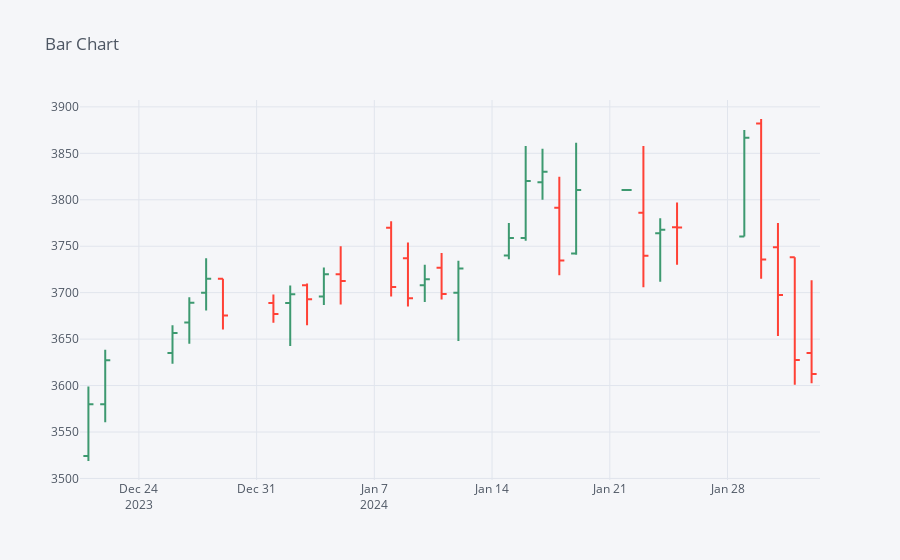

Source (notebook cell):
### Code cell
# Plot OHLC
df[-30:].iplot(kind='ohlc', title='Bar Chart')

### Figure 1 — Plotly figure (JSON) as saved in the notebook; plotly's stock layout.template omitted (floating-point values rounded to 4 significant figures)
{"data": [{"close": [3580, 3627.0, 3657.0, 3689.0, 3715.0, 3675.0, 3677.0, 3698.0, 3693.0, 3720.0, 3713.0, 3706.0, 3694, 3714.0, 3699.0, 3726, 3759.0, 3820.0, 3830.0, 3735.0, 3811.0, 3811.0, 3740.0, 3768.0, 3770.0, 3867.0, 3736.0, 3698.0, 3627.0, 3612.0], "high": [3599.0, 3638.0, 3665, 3695, 3737, 3715.0, 3698, 3708.0, 3710.0, 3727, 3750, 3777.0, 3754.0, 3730, 3743.0, 3734.0, 3775, 3858, 3855, 3825.0, 3862.0, 3811.0, 3858, 3780, 3797.0, 3875, 3887.0, 3775, 3738, 3713.0], "low": [3519.0, 3561.0, 3623.0, 3645, 3681.0, 3660.0, 3668.0, 3642.0, 3665, 3687.0, 3687.0, 3696.0, 3685.0, 3690, 3693.0, 3648.0, 3736, 3756, 3800, 3719.0, 3741.0, 3811.0, 3706.0, 3712.0, 3730.0, 3761.0, 3715, 3653.0, 3601, 3602.0], "open": [3524.0, 3580, 3635, 3668, 3700.0, 3715.0, 3689, 3689, 3708, 3696, 3720.0, 3770, 3737.0, 3708, 3727.0, 3700, 3740, 3759.0, 3819.0, 3791.0, 3742.0, 3811.0, 3786, 3764, 3770.0, 3761.0, 3882, 3749, 3738, 3635], "showlegend": false, "type": "ohlc", "x": ["2023-12-21", "2023-12-22", "2023-12-26", "2023-12-27", "2023-12-28", "2023-12-29", "2024-01-01", "2024-01-02", "2024-01-03", "2024-01-04", "2024-01-05", "2024-01-08", "2024-01-09", "2024-01-10", "2024-01-11", "2024-01-12", "2024-01-15", "2024-01-16", "2024-01-17", "2024-01-18", "2024-01-19", "2024-01-22", "2024-01-23", "2024-01-24", "2024-01-25", "2024-01-29", "2024-01-30", "2024-01-31", "2024-02-01", "2024-02-02"], "yaxis": "y2"}], "layout": {"legend": {"bgcolor": "#F5F6F9", "font": {"color": "#4D5663"}}, "paper_bgcolor": "#F5F6F9", "plot_bgcolor": "#F5F6F9", "title": {"font": {"color": "#4D5663"}, "text": "Bar Chart"}, "xaxis": {"gridcolor": "#E1E5ED", "rangeslider": {"visible": false}, "showgrid": true, "tickfont": {"color": "#4D5663"}, "title": {"font": {"color": "#4D5663"}, "text": ""}, "zerolinecolor": "#E1E5ED"}, "yaxis": {"gridcolor": "#E1E5ED", "showgrid": true, "showticklabels": false, "tickfont": {"color": "#4D5663"}, "title": {"font": {"color": "#4D5663"}, "text": ""}, "zerolinecolor": "#E1E5ED"}, "yaxis2": {"gridcolor": "#E1E5ED", "showgrid": true, "tickfont": {"color": "#4D5663"}, "title": {"font": {"color": "#4D5663"}, "text": ""}, "zerolinecolor": "#E1E5ED"}}}
